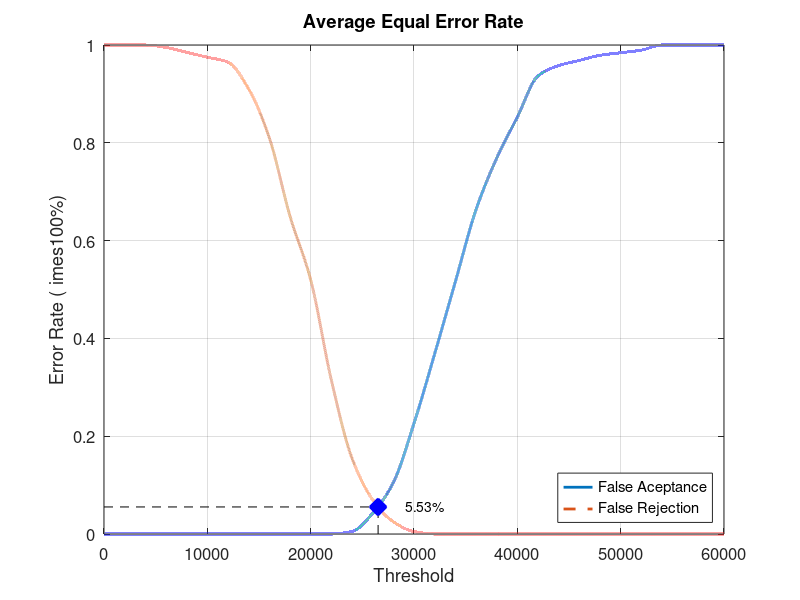
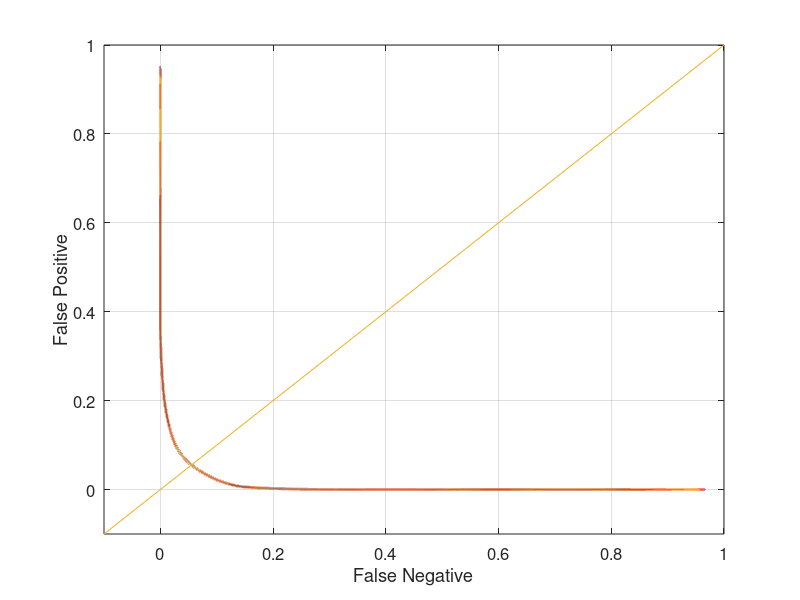

These charts were generated, in order, by the following MATLAB code:
close all;
clear;
clc;
x = 0:2000:60000;
xq = 0:0.5:60000;

y0 = [0 0 0 0 0 0 0 0 0 0 0 0 0.00526316 0.0421053 0.105263 0.226316 0.368421 0.515789 0.663158 0.768421 0.852632 0.936842 0.957895 0.968421 0.978947 0.984211 0.989474 1 1 1 1]
yy0 = interp1(x, y0, xq, 'pchip');
y1 = [1 1 1 0.995 0.985 0.975 0.965 0.91 0.81 0.65 0.52 0.315 0.155 0.07 0.025 0.005 0 0 0 0 0 0 0 0 0 0 0 0 0 0 0]
yy1 = interp1(x, y1, xq, 'pchip');

% Calculating EER: 
y2 = abs(y0 - y1);
find(y2 == min(y2))
yy2 = abs(yy0 - yy1);
xEER = find(yy2 == min(yy2));
xEERIndex = xq(xEER) % X-axis EER
yEER = yy0(xEER) % Y-axis EER

main = figure
plot(xq, yy0,'-','LineWidth', 2);	hold on
plot(xq, yy1,'--','LineWidth', 2);	hold on
plot([xEERIndex xEERIndex], [0 yEER], 'k--');	hold on
plot([0 xEERIndex], [yEER yEER], 'k--');	hold on
plot(xEERIndex, yEER, 'bx', 'LineWidth', 10);	hold on
text(xEERIndex + 10 * xEERIndex / 100, yEER, [num2str(round((10000 * yEER)) / 100) '%'])
legend('False Aceptance', 'False Rejection', 'Location', 'SouthEast')
xlabel('Threshold')
ylabel('Error Rate (	imes100%)')
title('Average Equal Error Rate')
set(gca, 'FontSize', 12)
axis([0 60000 0 1])
grid on

print(main, 'Database4_1Main', '-dpng');
FNRxFPR = figure('Color', [1 1 1]);
plot(yy1, yy0, '-', yy1, yy0, 'LineWidth', 2);
hold on
y = -0.1:0.1:1
plot(y, y); 
set(gca, 'FontSize', 12)
xlabel('False Negative')
ylabel('False Positive')
axis([-0.1 1 -0.1 1])
set(gca, 'FontSize', 12)
grid on

print(FNRxFPR, 'Database4_1FNRxFPR','-dpng');
